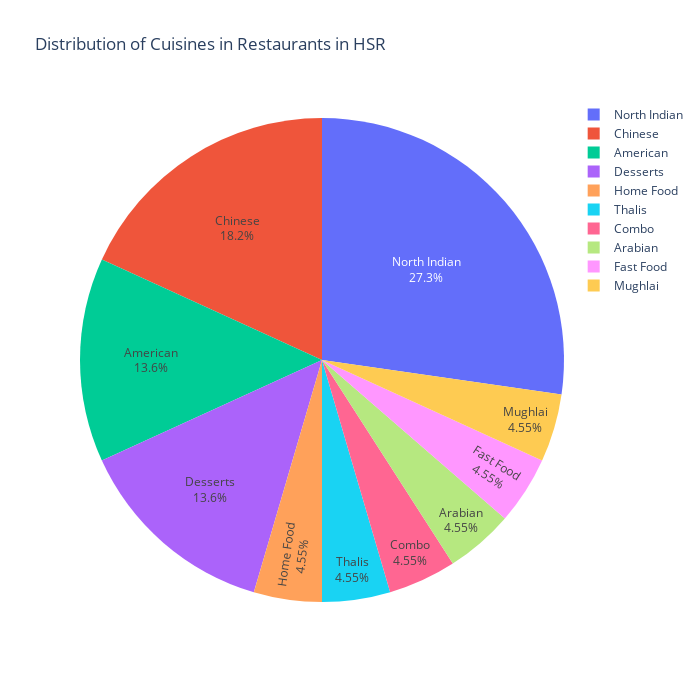

The cell this chart's notebook holds for it:
### Code cell
#Pie chart for top 10 Cuisines in HSR
fig=px.pie(data_frame=df_Cuisine_HSR,
           names=df_Cuisine_HSR['Cuisine'][:10],
           values=df_Cuisine_HSR['Count'][:10],
           title='Distribution of Cuisines in Restaurants in HSR',
           width=700,height=700)
fig.update_traces(textposition='inside',textinfo='percent+label')
fig.show()

### Figure 1 — Plotly figure (JSON) as saved in the notebook; plotly's stock layout.template omitted (floating-point values rounded to 4 significant figures)
{"data": [{"domain": {"x": [0, 1], "y": [0, 1]}, "hovertemplate": "label=%{label}<br>value=%{value}<extra></extra>", "labels": ["North Indian", "Home Food", "Thalis", "Combo", "American", "Arabian", "Chinese", "Desserts", "Fast Food", "Mughlai"], "legendgroup": "", "name": "", "showlegend": true, "textinfo": "percent+label", "textposition": "inside", "type": "pie", "values": [6, 1, 1, 1, 3, 1, 4, 3, 1, 1]}], "layout": {"height": 700, "legend": {"tracegroupgap": 0}, "title": {"text": "Distribution of Cuisines in Restaurants in HSR"}, "width": 700}}
